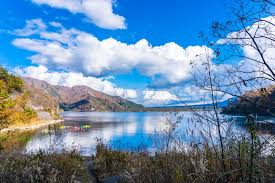
#> input picture t1.jpg, 275 x 183 px, found by its file name
$ python 19-20.py
#> lines starting #> are read from the running program, lines starting #| are printed output that depends on the picture
import cv2
#自適應直方圖均衡化
src=cv2.imread("t1.jpg",cv2.IMREAD_GRAYSCALE)
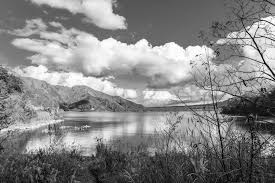
#> src: shape (183, 275); min 0, max 255, mean 133.4
cv2.imshow("src",src)
clahe=cv2.createCLAHE(clipLimit=2.0,tileGridSize=(8,8))#建立自適應直方圖均衡化
dst=clahe.apply(src)#應用自適應直方圖均衡化
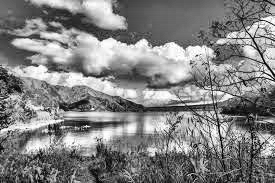
#> dst: shape (183, 275); min 1, max 255, mean 130.4
cv2.imshow("dst",dst)
cv2.waitKey(0)
cv2.destroyAllWindows()
